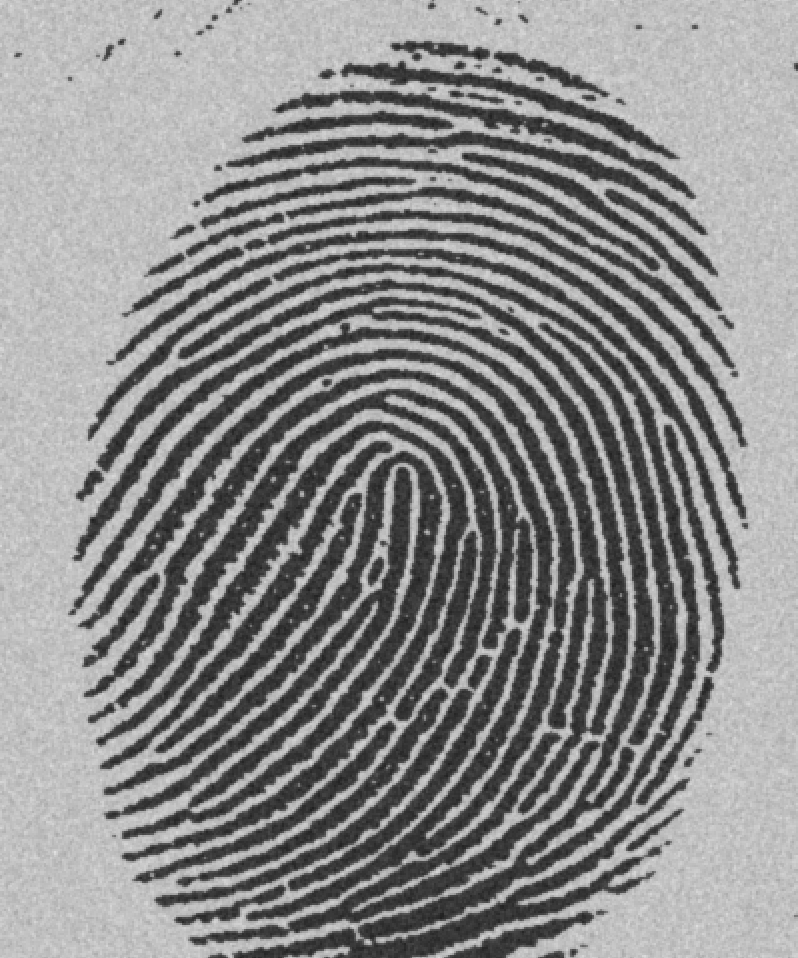
%> input picture 1.bmp, 798 x 958 px
$ octave --eval "lineDetect('1.bmp');"   (GNU Octave 9; MATLAB toolbox functions it lacks are replaced by stand-ins)
%> lines starting %> are read from the running program, lines starting %| are printed output that depends on the picture; in (x1, y1, x2, y2) boxes, pixels count from 0 and x2, y2 are one past the last pixel; in counts of white or black regions, pixels touching at a corner belong together; the program's own positions count from 1
function  lineDetect( st )
%> called with st = '1.bmp'
%lineDetect detect horzental,vertical and both lines in image
%  lineDetect detect takes just name of string as an input arg

f=imread(st);
%> f is the input picture: size 958x798 uint8; min 29, max 224, mean 140
imshow(f);
title('original image');
f=im2bw(f);
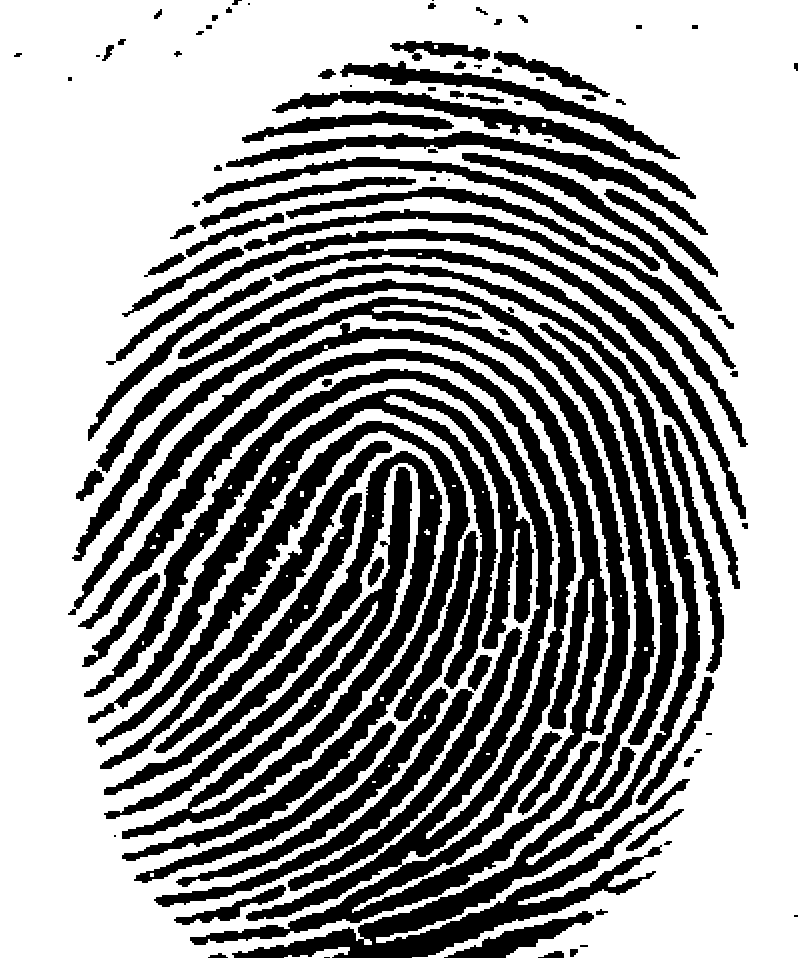
%> f: size 958x798 logical; 61.9% white; 98 black regions (11 under 20 px), largest, box (x1, y1, x2, y2) and area: (78, 349, 600, 945) 43752, (96, 263, 700, 958) 40234, (68, 297, 630, 815) 29704

figure,imshow(f);
title('binary image');
[g, t] = edge(f, 'sobel','vertical');
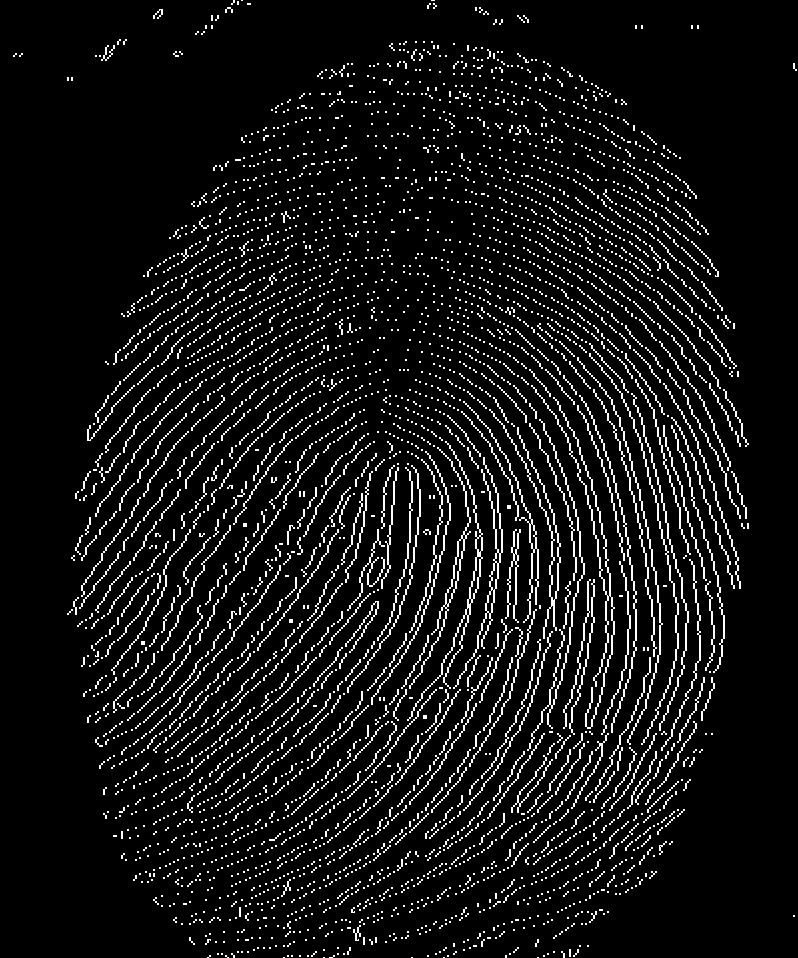
%> g: size 958x798 logical; 7.6% white in thin lines or dots
%> t = 0.239
figure,imshow(g);
title('vertical edges');
[g, t] = edge(f, 'sobel','horizontal');
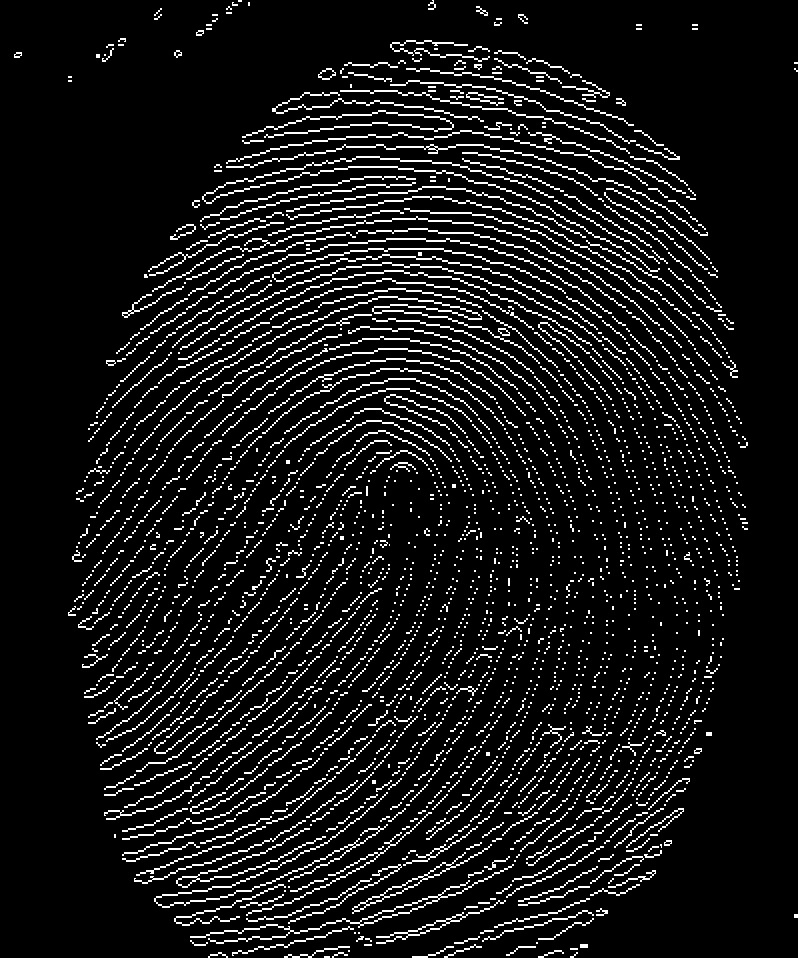
%> g: size 958x798 logical; 8.7% white in thin lines or dots
%> t = 0.263
figure,imshow(g);
title('horizental edges');
[g, t] = edge(f, 'sobel','both');
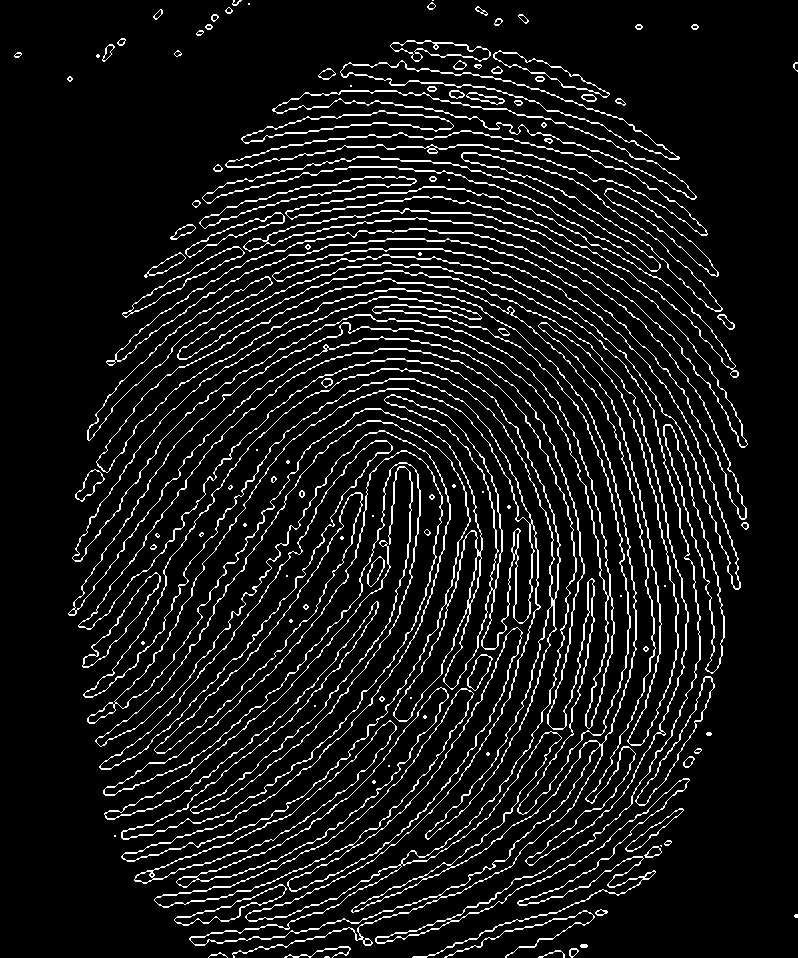
%> g: size 958x798 logical; 8.9% white in thin lines or dots
%> t = 0.355
figure,imshow(g);
title('HV both edges');
end
